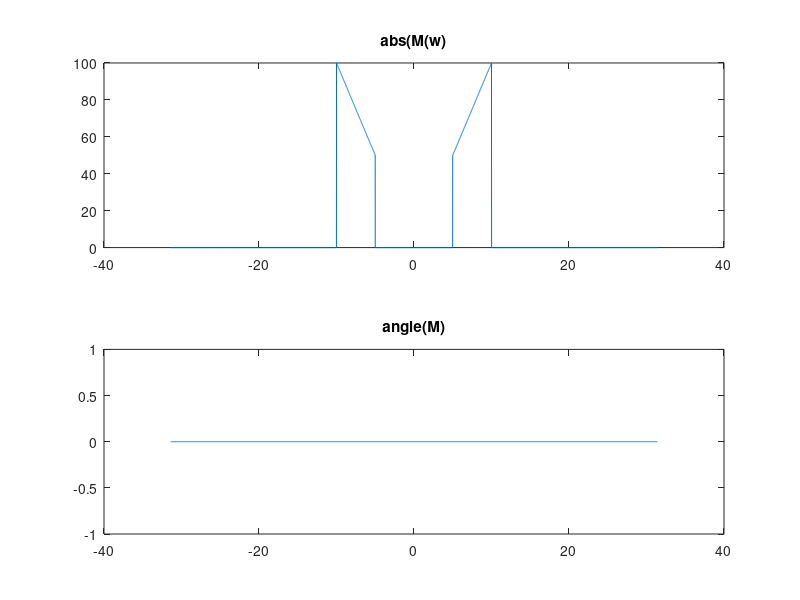
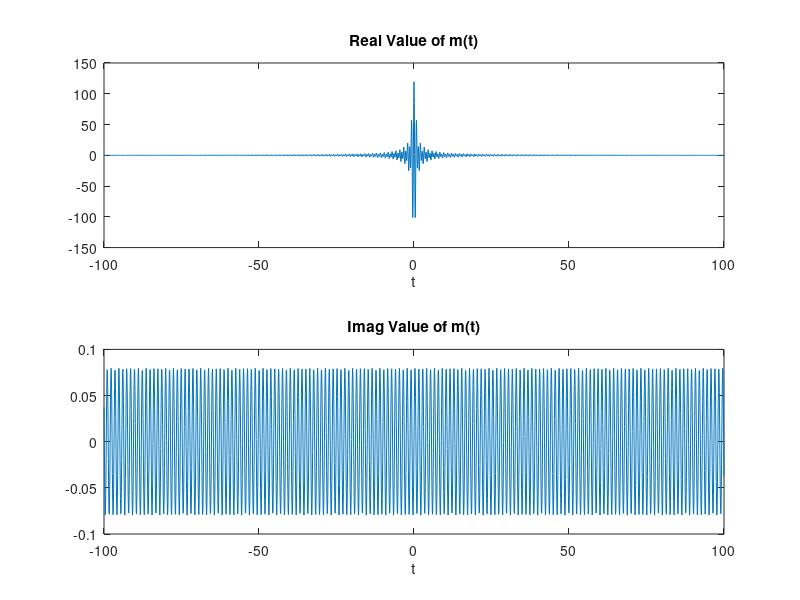

MATLAB code to generate these figures, in order:
clear all
close all
clc

%% Part a
G = @(w) 2.*((abs(w)>=5) & (abs(w)<=10));

H = @(w) 5*abs(w).*(abs(w)<=20);

w = -31.4:0.01:31.4;

M = @(w) G(w).*H(w);


figure
subplot(211)
plot(w, abs(M(w)))
title('abs(M(w)')

subplot(212)
plot(w, angle(M(w)))
title('angle(M)')

%% Part b
t = -100:0.1:100;

for ii=1:length(t)
    m(ii) = trapz(w, (1/(2*pi))*M(w).*exp(j*w*t(ii)));
end

figure
subplot(211)
plot(t, real(m))
title('Real Value of m(t)')
xlabel('t')

subplot(212)
plot(t, imag(m))
title('Imag Value of m(t)')
xlabel('t')

